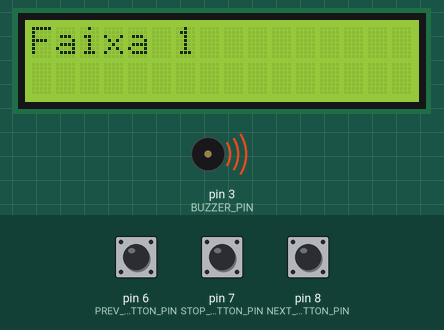
Recording of a sketch running on a simulated Arduino Uno, built with avr-gcc and run on an emulated ATmega328P. Parts: 16×2 character LCD, buzzer (waves = sounding). The test bench sets the inputs (shaded band); at power-on: pin 8 (NEXT_BUTTON_PIN) LOW, pin 7 (STOP_BUTTON_PIN) LOW, pin 6 (PREV_BUTTON_PIN) LOW.

Above: at 1.2 s.
1.3 s: pin 8 (NEXT_BUTTON_PIN) pulled HIGH for 0.15 s
At 1.52 s:
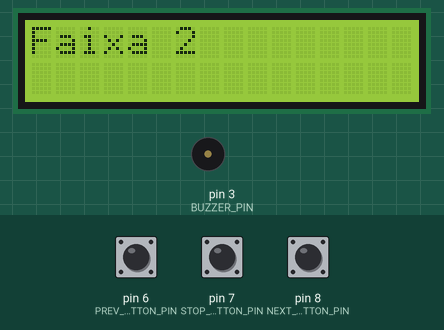
2.0 s: pin 8 (NEXT_BUTTON_PIN) pulled HIGH for 1 s
At 3.5 s:
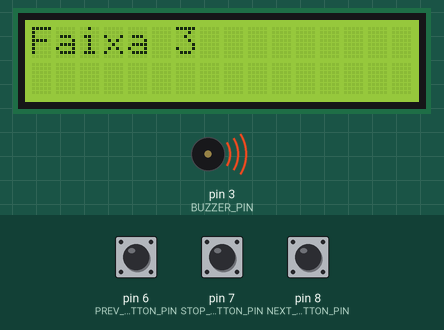
4.5 s: pin 7 (STOP_BUTTON_PIN) pulled HIGH for 0.15 s
6.1 s: pin 7 (STOP_BUTTON_PIN) pulled HIGH for 1 s
At 6.36 s:
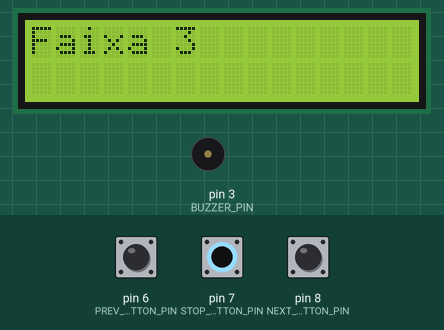
7.7 s: pin 7 (STOP_BUTTON_PIN) pulled HIGH for 3.2 s
Timing chart, 0 to 10.7 s (numbered marks = the images above; inputs shaded):
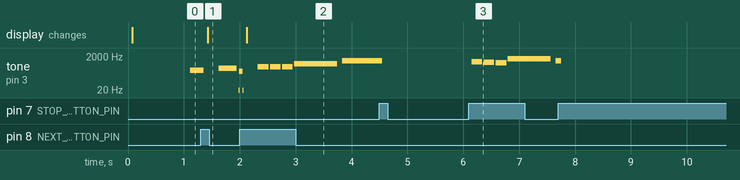

The sketch:

04-MP3.ino
```cpp
  /*
   * Bibliotecas
   */
#include <Wire.h>
#include <LiquidCrystal_I2C.h>
#include "music.h"


  /*
   * Inicialização de variáveis
   */
int thisNote = 0;           // nota atual de uma certa música, varia entre 0 e songSize(thisSong)-1
int thisSong = -1;          // música atual, varia entre 0 e NUMBER_OF_SONGS-1

char stopFlag = 0;          // quando stopFlag = 1, significa que o botão stop foi pressionado
char nextFlag = 0;          // quando nextFlag = 1, significa que o botão next foi pressionado
char prevFlag = 0;          // quando prevFlag = 1, significa que o botão prev foi pressionado
                            // após uma flag ser lida como '1' é necessário colocá-la a '0' novamente

char state = MANAGE_STATE;  // variável de estado, indica o estado atual do funcionamento do sistema
                            // pode variar tomar os seguites valores: STOP_STATE, PLAY_STATE e MANAGE_STATE


LiquidCrystal_I2C lcd(0x27,16,2);


  /*
  * Função setup - é executada uma única vez
  */
void setup() {
  pinMode(BUZZER_PIN , OUTPUT);
  pinMode(STOP_BUTTON_PIN, INPUT);
  pinMode(NEXT_BUTTON_PIN, INPUT);
  pinMode(PREV_BUTTON_PIN, INPUT);
}


  /*
   * Função loop - é executada em ciclo infinito
   */
void loop() {

  readButtons();  // faz a leitura dos botões para que as flags possam ser atualizadas

  switch(state) {
    case PLAY_STATE:
      if(stopFlag == 1){
        stopFlag = 0;
        state = STOP_STATE;
      }
      else if (nextFlag == 1 || prevFlag == 1 || thisNote >= songSize(thisSong)){
        state = MANAGE_STATE;
      }
      play(thisSong, thisNote);
      thisNote++;   // igual a: thisNote = thisNote + 1;
      break;

    case STOP_STATE:
      if (stopFlag == 1){
        stopFlag = 0;
        state = PLAY_STATE;
      }
      else if (prevFlag == 1 || nextFlag == 1){
        state = MANAGE_STATE;
      }
      break;

    case MANAGE_STATE:
      if (prevFlag == 1){
        prevFlag = 0;
        thisSong--;
        if(thisSong == -1) thisSong = 2;
      }
      else {
        nextFlag = 0;
        thisSong++;
        if(thisSong == 3) thisSong = 0;
      }
      thisNote = 0;
      state = PLAY_STATE;

      lcd.init();
      lcd.backlight();

      lcd.clear();
      lcd.setCursor(0,0);
      lcd.print("Faixa ");
      lcd.print(thisSong+1);
      delay(200);
      break;
  }

}
```

music.cpp
```cpp
/*
  Funções de música baseadas numa biblioteca criada por Robson Couto
  Mais músicas disponíveis em: https://github.com/robsoncouto/arduino-songs

*/

#include "Arduino.h"
#include "music.h"

int tempo0 = 144;

const int melody0[] = {

  REST, 2, NOTE_D4, 4,
  NOTE_G4, -4, NOTE_AS4, 8, NOTE_A4, 4,
  NOTE_G4, 2, NOTE_D5, 4,
  NOTE_C5, -2,
  NOTE_A4, -2,
  NOTE_G4, -4, NOTE_AS4, 8, NOTE_A4, 4,
  NOTE_F4, 2, NOTE_GS4, 4,
  NOTE_D4, -1,
  NOTE_D4, 4,

  NOTE_G4, -4, NOTE_AS4, 8, NOTE_A4, 4, //10
  NOTE_G4, 2, NOTE_D5, 4,
  NOTE_F5, 2, NOTE_E5, 4,
  NOTE_DS5, 2, NOTE_B4, 4,
  NOTE_DS5, -4, NOTE_D5, 8, NOTE_CS5, 4,
  NOTE_CS4, 2, NOTE_B4, 4,
  NOTE_G4, -1,
  NOTE_AS4, 4,

  NOTE_D5, 2, NOTE_AS4, 4,//18
  NOTE_D5, 2, NOTE_AS4, 4,
  NOTE_DS5, 2, NOTE_D5, 4,
  NOTE_CS5, 2, NOTE_A4, 4,
  NOTE_AS4, -4, NOTE_D5, 8, NOTE_CS5, 4,
  NOTE_CS4, 2, NOTE_D4, 4,
  NOTE_D5, -1,
  REST,4, NOTE_AS4,4,

  NOTE_D5, 2, NOTE_AS4, 4,//26
  NOTE_D5, 2, NOTE_AS4, 4,
  NOTE_F5, 2, NOTE_E5, 4,
  NOTE_DS5, 2, NOTE_B4, 4,
  NOTE_DS5, -4, NOTE_D5, 8, NOTE_CS5, 4,
  NOTE_CS4, 2, NOTE_AS4, 4,
  NOTE_G4, -1

};

int tempo1 = 85;

const int melody1[] = {

  NOTE_G4,8, NOTE_C4,8, NOTE_DS4,16, NOTE_F4,16, NOTE_G4,8, NOTE_C4,8, NOTE_DS4,16, NOTE_F4,16, //1
  NOTE_G4,8, NOTE_C4,8, NOTE_DS4,16, NOTE_F4,16, NOTE_G4,8, NOTE_C4,8, NOTE_DS4,16, NOTE_F4,16,
  NOTE_G4,8, NOTE_C4,8, NOTE_E4,16, NOTE_F4,16, NOTE_G4,8, NOTE_C4,8, NOTE_E4,16, NOTE_F4,16,
  NOTE_G4,8, NOTE_C4,8, NOTE_E4,16, NOTE_F4,16, NOTE_G4,8, NOTE_C4,8, NOTE_E4,16, NOTE_F4,16,
  NOTE_G4,-4, NOTE_C4,-4,//5

  NOTE_DS4,16, NOTE_F4,16, NOTE_G4,4, NOTE_C4,4, NOTE_DS4,16, NOTE_F4,16, //6
  NOTE_D4,-1, //7 and 8
  NOTE_F4,-4, NOTE_AS3,-4,
  NOTE_DS4,16, NOTE_D4,16, NOTE_F4,4, NOTE_AS3,-4,
  NOTE_DS4,16, NOTE_D4,16, NOTE_C4,-1, //11 and 12

  //repeats from 5
  NOTE_G4,-4, NOTE_C4,-4,//5

  NOTE_DS4,16, NOTE_F4,16, NOTE_G4,4, NOTE_C4,4, NOTE_DS4,16, NOTE_F4,16, //6
  NOTE_D4,-1, //7 and 8
  NOTE_F4,-4, NOTE_AS3,-4,
  NOTE_DS4,16, NOTE_D4,16, NOTE_F4,4, NOTE_AS3,-4,
  NOTE_DS4,16, NOTE_D4,16, NOTE_C4,-1, //11 and 12
  NOTE_G4,-4, NOTE_C4,-4,
  NOTE_DS4,16, NOTE_F4,16, NOTE_G4,4,  NOTE_C4,4, NOTE_DS4,16, NOTE_F4,16,

  NOTE_D4,-2,//15
  NOTE_F4,-4, NOTE_AS3,-4,
  NOTE_D4,-8, NOTE_DS4,-8, NOTE_D4,-8, NOTE_AS3,-8,
  NOTE_C4,-1,
  NOTE_C5,-2,
  NOTE_AS4,-2,
  NOTE_C4,-2,
  NOTE_G4,-2,
  NOTE_DS4,-2,
  NOTE_DS4,-4, NOTE_F4,-4,
  NOTE_G4,-1,

  NOTE_C5,-2,//28
  NOTE_AS4,-2,
  NOTE_C4,-2,
  NOTE_G4,-2,
  NOTE_DS4,-2,
  NOTE_DS4,-4, NOTE_D4,-4,
  NOTE_C5,8, NOTE_G4,8, NOTE_GS4,16, NOTE_AS4,16, NOTE_C5,8, NOTE_G4,8, NOTE_GS4,16, NOTE_AS4,16,
  NOTE_C5,8, NOTE_G4,8, NOTE_GS4,16, NOTE_AS4,16, NOTE_C5,8, NOTE_G4,8, NOTE_GS4,16, NOTE_AS4,16,

  REST,4, NOTE_GS5,16, NOTE_AS5,16, NOTE_C6,8, NOTE_G5,8, NOTE_GS5,16, NOTE_AS5,16,
  NOTE_C6,8, NOTE_G5,16, NOTE_GS5,16, NOTE_AS5,16, NOTE_C6,8, NOTE_G5,8, NOTE_GS5,16, NOTE_AS5,16
};


int tempo2 = 140;

const int melody2[] = {

  NOTE_AS4,8, NOTE_AS4,8, NOTE_AS4,8,//1
  NOTE_F5,2, NOTE_C6,2,
  NOTE_AS5,8, NOTE_A5,8, NOTE_G5,8, NOTE_F6,2, NOTE_C6,4,
  NOTE_AS5,8, NOTE_A5,8, NOTE_G5,8, NOTE_F6,2, NOTE_C6,4,
  NOTE_AS5,8, NOTE_A5,8, NOTE_AS5,8, NOTE_G5,2, NOTE_C5,8, NOTE_C5,8, NOTE_C5,8,
  NOTE_F5,2, NOTE_C6,2,
  NOTE_AS5,8, NOTE_A5,8, NOTE_G5,8, NOTE_F6,2, NOTE_C6,4,

  NOTE_AS5,8, NOTE_A5,8, NOTE_G5,8, NOTE_F6,2, NOTE_C6,4, //8
  NOTE_AS5,8, NOTE_A5,8, NOTE_AS5,8, NOTE_G5,2, NOTE_C5,-8, NOTE_C5,16,
  NOTE_D5,-4, NOTE_D5,8, NOTE_AS5,8, NOTE_A5,8, NOTE_G5,8, NOTE_F5,8,
  NOTE_F5,8, NOTE_G5,8, NOTE_A5,8, NOTE_G5,4, NOTE_D5,8, NOTE_E5,4,NOTE_C5,-8, NOTE_C5,16,
  NOTE_D5,-4, NOTE_D5,8, NOTE_AS5,8, NOTE_A5,8, NOTE_G5,8, NOTE_F5,8,

  NOTE_C6,-8, NOTE_G5,16, NOTE_G5,2, REST,8, NOTE_C5,8,//13
  NOTE_D5,-4, NOTE_D5,8, NOTE_AS5,8, NOTE_A5,8, NOTE_G5,8, NOTE_F5,8,
  NOTE_F5,8, NOTE_G5,8, NOTE_A5,8, NOTE_G5,4, NOTE_D5,8, NOTE_E5,4,NOTE_C6,-8, NOTE_C6,16,
  NOTE_F6,4, NOTE_DS6,8, NOTE_CS6,4, NOTE_C6,8, NOTE_AS5,4, NOTE_GS5,8, NOTE_G5,4, NOTE_F5,8,
  NOTE_C6,1

};

char buzzer = BUZZER_PIN;

void play(int song, int note) {
  if(song == 0) {
    int wholenote = (60000 * 4) / tempo0;
    int divider = melody0[note + 1];
    int noteDuration = 0;
    if (divider > 0) {
      noteDuration = (wholenote) / divider;
    } else if (divider < 0) {
      noteDuration = (wholenote) / abs(divider);
      noteDuration *= 1.5; // increases the duration in half for dotted notes
    }
    tone(buzzer, melody0[note], noteDuration*0.9);
    readButtons();
    unsigned long lastTime = millis();
    while(millis() - lastTime < noteDuration) {
      readButtons();
      if(stopFlag || nextFlag || prevFlag) return;
    }
    noTone(buzzer);
 }
  else if(song == 1) {
    int wholenote = (60000 * 4) / tempo1;
    int divider = melody1[note + 1];
    int noteDuration = 0;
    if (divider > 0) {
      noteDuration = (wholenote) / divider;
    } else if (divider < 0) {
      noteDuration = (wholenote) / abs(divider);
      noteDuration *= 1.5; // increases the duration in half for dotted notes
    }
    tone(buzzer, melody1[note], noteDuration*0.9);
    readButtons();
    unsigned long lastTime = millis();
    while(millis() - lastTime < noteDuration) {
      readButtons();
      if(stopFlag || nextFlag || prevFlag) return;
    }
    noTone(buzzer);
  }
  else if(song == 2) {
    int wholenote = (60000 * 4) / tempo2;
    int divider = melody2[note + 1];
    int noteDuration = 0;
    if (divider > 0) {
      noteDuration = (wholenote) / divider;
    } else if (divider < 0) {
      noteDuration = (wholenote) / abs(divider);
      noteDuration *= 1.5; // increases the duration in half for dotted notes
    }
    tone(buzzer, melody2[note], noteDuration*0.9);
    readButtons();
    unsigned long lastTime = millis();
    while(millis() - lastTime < noteDuration) {
      readButtons();
      if(stopFlag || nextFlag || prevFlag) return;
    }
    noTone(buzzer);
  }

}

int digitalReadCleanSTOP() {
  static int buttonState;
  static int lastButtonState = LOW;
  static unsigned long lastDebounceTime = 0;
  static unsigned long debounceDelay = 50;
  static int reading;

  reading = digitalRead(STOP_BUTTON_PIN);

  if (reading != lastButtonState) {
    lastDebounceTime = millis();
  }

  if ((millis() - lastDebounceTime) > debounceDelay) {
    if (reading != buttonState) {
      buttonState = reading;
      if (buttonState == HIGH) {
        stopFlag = 1;
      }
    }
  }
  lastButtonState = reading;
}


int digitalReadCleanNEXT() {
  static int buttonState;
  static int lastButtonState = LOW;
  static unsigned long lastDebounceTime = 0;
  static unsigned long debounceDelay = 50;
  static int reading;

  reading = digitalRead(NEXT_BUTTON_PIN);

  if (reading != lastButtonState) {
    lastDebounceTime = millis();
  }

  if ((millis() - lastDebounceTime) > debounceDelay) {
    if (reading != buttonState) {
      buttonState = reading;
      if (buttonState == HIGH) {
        nextFlag = 1;
      }
    }
  }
  lastButtonState = reading;
}

int digitalReadCleanPREV() {
  static int buttonState;
  static int lastButtonState = LOW;
  static unsigned long lastDebounceTime = 0;
  static unsigned long debounceDelay = 50;
  static int reading;

  reading = digitalRead(PREV_BUTTON_PIN);

  if (reading != lastButtonState) {
    lastDebounceTime = millis();
  }

  if ((millis() - lastDebounceTime) > debounceDelay) {
    if (reading != buttonState) {
      buttonState = reading;
      if (buttonState == HIGH) {
        prevFlag = 1;
      }
    }
  }
  lastButtonState = reading;
}

void readButtons() {
  digitalReadCleanSTOP();
  digitalReadCleanNEXT();
  digitalReadCleanPREV();
}

int songSize(int song) {
  switch(song) {
    case 0: return sizeof(melody0) / sizeof(melody0[0]); break;
    case 1: return sizeof(melody1) / sizeof(melody1[0]); break;
    case 2: return sizeof(melody2) / sizeof(melody2[0]); break;

  }
}

void changeTempo(int song, int tempo) {
  if(tempo <100) tempo = 100;
  if(tempo >400) tempo = 400;
  switch(song) {
    case 0: tempo0 = tempo; break;
    case 1: tempo1 = tempo; break;
    case 2: tempo2 = tempo; break;
  }
}

String getName(int song) {
    switch(song) {
    case 0: return "Harry Potter";
    case 1: return "Game of Thrones";
    case 2: return "Star Wars";

  }
}
```

music.h
```cpp
#ifndef music_h
#define music_h

// constantes
#define BUZZER_PIN 3
#define STOP_BUTTON_PIN 7
#define NEXT_BUTTON_PIN 8
#define PREV_BUTTON_PIN 6

#define PLAY_STATE 0
#define STOP_STATE 1
#define MANAGE_STATE 2

#define NUMBER_OF_SONGS 3


// protótipos das funções desenvolvidas
void play(int song, int note);
int songSize(int song);
void readButtons();
void changeTempo(int song, int tempo);  // o ritmo varia entre 100 e 400
String getName(int song);

// declaração de variáveis
extern char state;
extern int thisNote;
extern int thisSong;
extern char stopFlag;
extern char nextFlag;
extern char prevFlag;
extern char buzzer;

// constantes relativas às notas
#define NOTE_B0  31
#define NOTE_C1  33
#define NOTE_CS1 35
#define NOTE_D1  37
#define NOTE_DS1 39
#define NOTE_E1  41
#define NOTE_F1  44
#define NOTE_FS1 46
#define NOTE_G1  49
#define NOTE_GS1 52
#define NOTE_A1  55
#define NOTE_AS1 58
#define NOTE_B1  62
#define NOTE_C2  65
#define NOTE_CS2 69
#define NOTE_D2  73
#define NOTE_DS2 78
#define NOTE_E2  82
#define NOTE_F2  87
#define NOTE_FS2 93
#define NOTE_G2  98
#define NOTE_GS2 104
#define NOTE_A2  110
#define NOTE_AS2 117
#define NOTE_B2  123
#define NOTE_C3  131
#define NOTE_CS3 139
#define NOTE_D3  147
#define NOTE_DS3 156
#define NOTE_E3  165
#define NOTE_F3  175
#define NOTE_FS3 185
#define NOTE_G3  196
#define NOTE_GS3 208
#define NOTE_A3  220
#define NOTE_AS3 233
#define NOTE_B3  247
#define NOTE_C4  262
#define NOTE_CS4 277
#define NOTE_D4  294
#define NOTE_DS4 311
#define NOTE_E4  330
#define NOTE_F4  349
#define NOTE_FS4 370
#define NOTE_G4  392
#define NOTE_GS4 415
#define NOTE_A4  440
#define NOTE_AS4 466
#define NOTE_B4  494
#define NOTE_C5  523
#define NOTE_CS5 554
#define NOTE_D5  587
#define NOTE_DS5 622
#define NOTE_E5  659
#define NOTE_F5  698
#define NOTE_FS5 740
#define NOTE_G5  784
#define NOTE_GS5 831
#define NOTE_A5  880
#define NOTE_AS5 932
#define NOTE_B5  988
#define NOTE_C6  1047
#define NOTE_CS6 1109
#define NOTE_D6  1175
#define NOTE_DS6 1245
#define NOTE_E6  1319
#define NOTE_F6  1397
#define NOTE_FS6 1480
#define NOTE_G6  1568
#define NOTE_GS6 1661
#define NOTE_A6  1760
#define NOTE_AS6 1865
#define NOTE_B6  1976
#define NOTE_C7  2093
#define NOTE_CS7 2217
#define NOTE_D7  2349
#define NOTE_DS7 2489
#define NOTE_E7  2637
#define NOTE_F7  2794
#define NOTE_FS7 2960
#define NOTE_G7  3136
#define NOTE_GS7 3322
#define NOTE_A7  3520
#define NOTE_AS7 3729
#define NOTE_B7  3951
#define NOTE_C8  4186
#define NOTE_CS8 4435
#define NOTE_D8  4699
#define NOTE_DS8 4978
#define REST 0

#endif
```

Measured:
- after the input at 1.3 s, the display: changes after 0.13 s (image 1)
- after the input at 2.0 s, the display: changes after 0.12 s (image 2)
- after the input at 6.1 s, tone on pin 3 (BUZZER_PIN): plays 932 Hz for 0.19 s, 880 Hz for 0.19 s, 784 Hz for 0.19 s, 1397 Hz for 0.77 s, 1047 Hz for 0.05 s, starting after 0.05 s
- by itself, tone on pin 3 (BUZZER_PIN): plays 8 Hz for 0.01 s, 466 Hz for 0.19 s, 466 Hz for 0.19 s, 466 Hz for 0.19 s, 698 Hz for 0.77 s, 1047 Hz for 0.67 s
